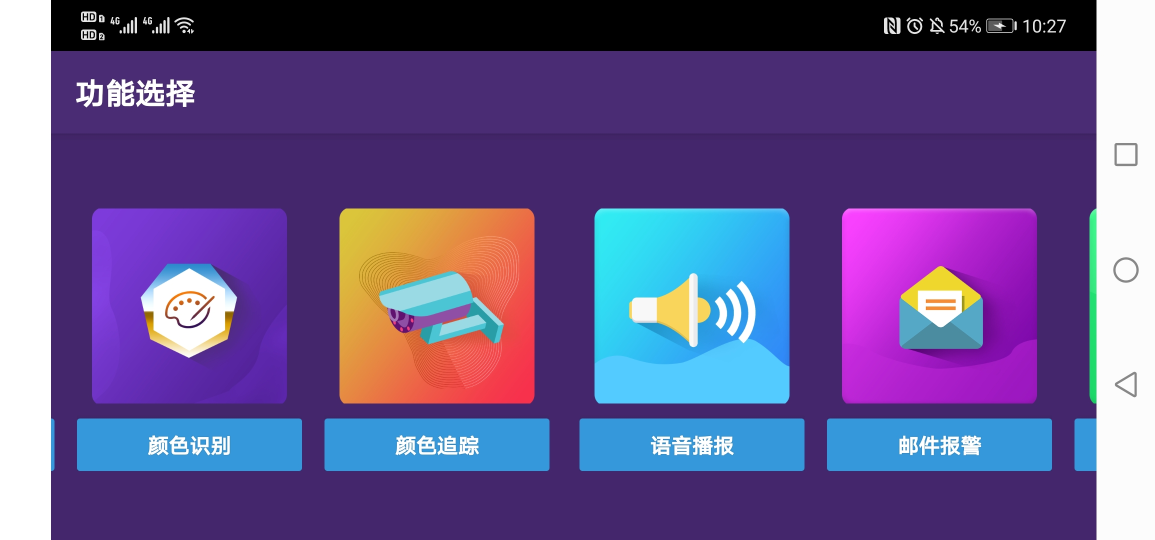
#> input picture image/安卓控制界面.jpg, 2310 x 1080 px, given in place of the camera (shown at 1/2 size)
$ python color_tracking.py
#> lines starting #> are read from the running program, lines starting #| are printed output that depends on the picture; after the words box and inside, x2 and y2 are one past the last pixel; in counts of white or black regions, pixels touching at a corner belong together
"""
* @author       Miguanyu
"""

from __future__ import division
import cv2
import time
import numpy as np

cap=cv2.VideoCapture(0)

#设置摄像头分辨率为（640，480）
#如果感觉图像卡顿严重，可以降低为（320，240）
cap.set(3,480)
cap.set(4,320)

#设置黄色的阙值
yellow_lower=np.array([156,43,46])
yellow_upper=np.array([180,255,255])

time.sleep(1)

while 1:
    #ret为是否找到图像， frame是帧本身
    ret,frame=cap.read()
#> frame is the input picture: shape (1080, 2310, 3); mean B, G, R 140.5, 86, 101

    frame=cv2.GaussianBlur(frame,(5,5),0)                    #高斯模糊
    hsv=cv2.cvtColor(frame,cv2.COLOR_BGR2HSV)                #转hsv
#> hsv: shape (1080, 2310, 3); mean H, S, V 97.8, 138.5, 150.2
    mask=cv2.inRange(hsv,yellow_lower,yellow_upper)          #生成掩膜
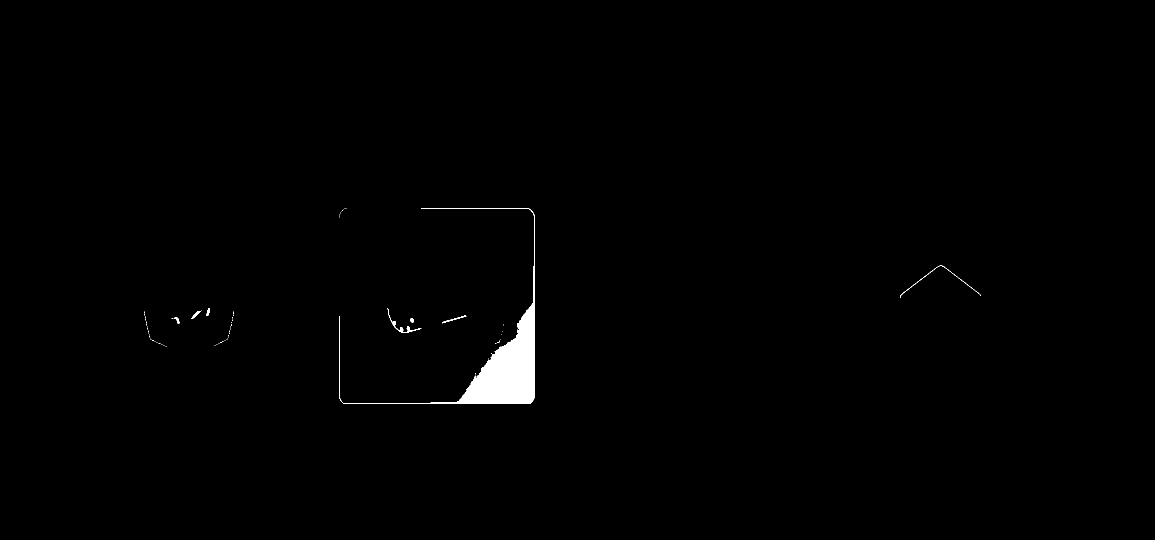
#> mask: shape (1080, 2310) (shown at 1/2 size); 0.73% white; 74 white regions (66 under 20 px), largest, box (x1, y1, x2, y2) and area: (678, 416, 1070, 808) 17128, (775, 616, 843, 666) 308, (1801, 531, 1962, 596) 223

    #形态学操作
    mask=cv2.erode(mask,None,iterations=2)
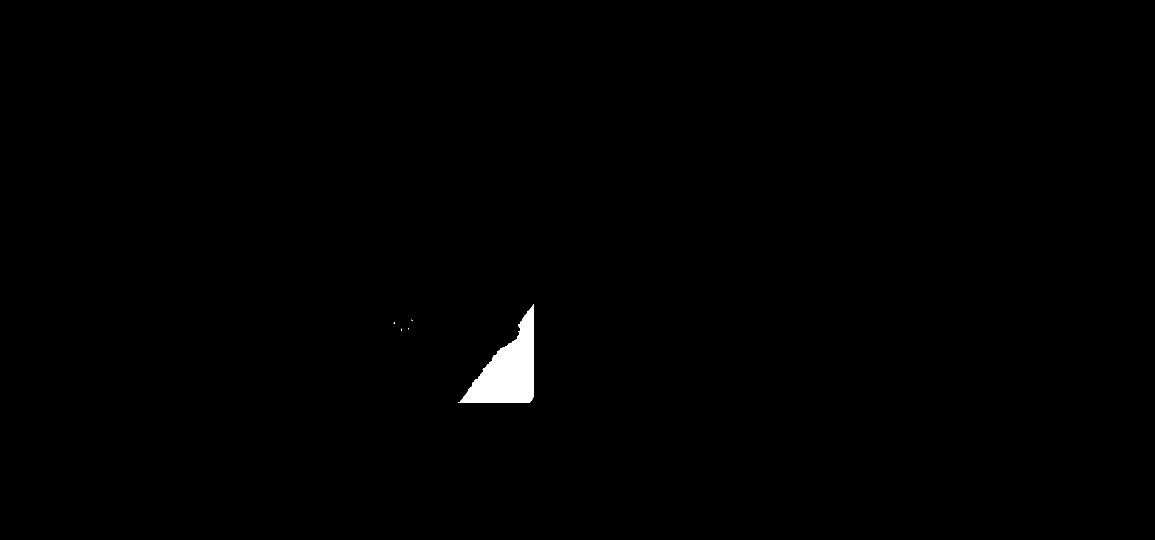
#> mask: shape (1080, 2310) (shown at 1/2 size); 0.57% white; 5 white regions (4 under 20 px), largest, box (x1, y1, x2, y2) and area: (916, 608, 1068, 806) 14315
    mask=cv2.dilate(mask,None,iterations=2)
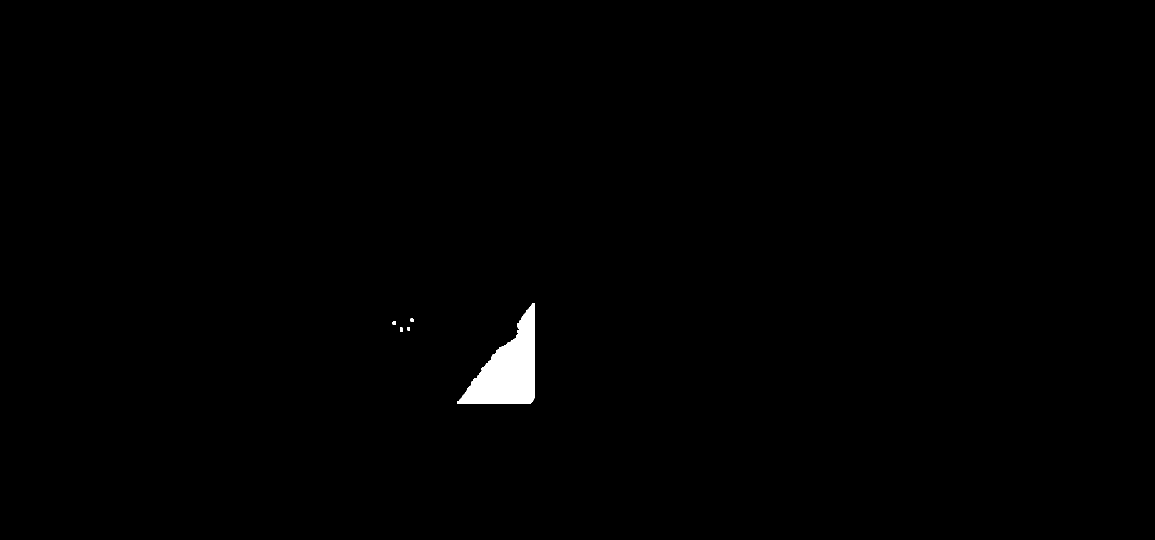
#> mask: shape (1080, 2310) (shown at 1/2 size); 0.64% white; 5 white regions
    mask=cv2.GaussianBlur(mask,(3,3),0)
    res=cv2.bitwise_and(frame,frame,mask=mask)               #与运算
    cnts=cv2.findContours(mask.copy(),cv2.RETR_EXTERNAL,
                          cv2.CHAIN_APPROX_SIMPLE)[-2]       #检测颜色的轮廓
#> cnts = 5 contours; box (x1, y1, x2, y2) and area: (913, 605, 1071, 809) 16170, (799, 654, 807, 665) 70, (784, 642, 793, 650) 56, (813, 653, 821, 662) 55, (820, 636, 828, 645) 55
    if len(cnts)>0:
        cnt = max (cnts,key=cv2.contourArea)
#> cnt = contour of 141 points, box (x1, y1, x2, y2) (913, 605, 1071, 809), area 16170
        (x,y),radius=cv2.minEnclosingCircle(cnt)
#> x = 991.5; y = 706.5; radius = 128.3
        cv2.circle(frame,(int(x),int(y)),int(radius)*2,
                   (255,0,255),2)                            #找到后在每个轮廓上画圆
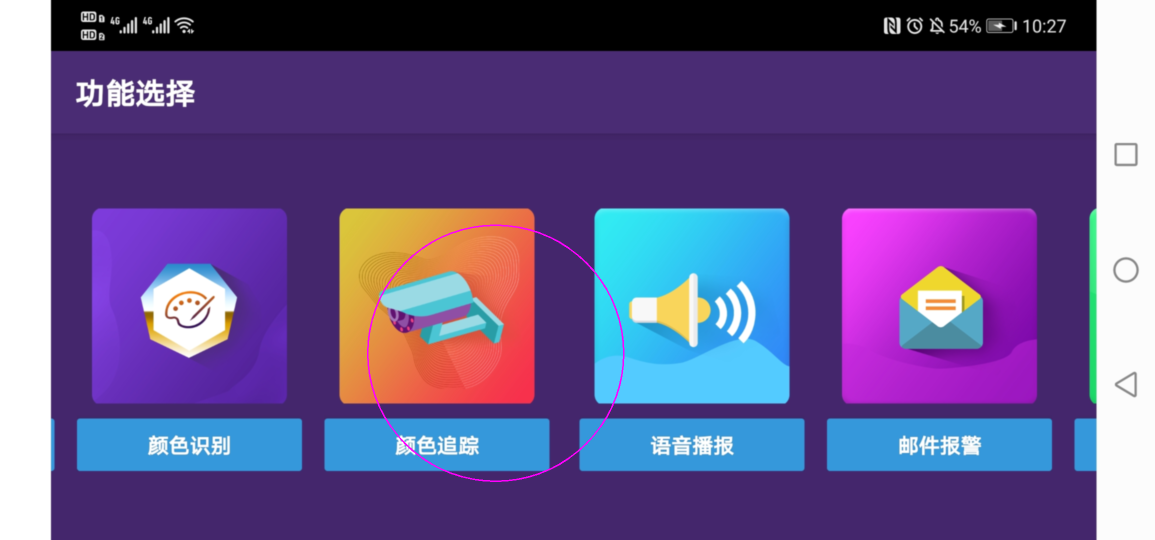
#> frame: shape (1080, 2310, 3) (shown at 1/2 size); mean B, G, R 140.7, 85.7, 101.2
        print('x:',x,'y:',y)
#| x: 991.5 y: 706.5
    cv2.imshow('capture',frame)
    if cv2.waitKey(1)==119:
#> (key Esc is pressed here)
        break
cap.release()
cv2.destroyAllWindows()
